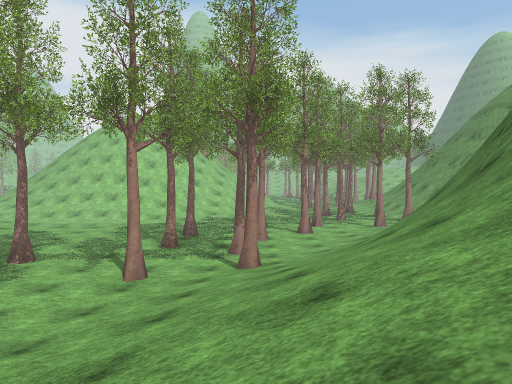
view 1 (above)

24 first-person views from a walk through a 3-D level made in the Unity game engine. The camera is 1.2 m above the floor, tilts 2° down and sees 70° across. The floor is counted in squares, 2 m on a side. Each view is taken from the middle of a square. On the plan, view 1 faces up. The plan holds only what a view shows up to about 10 squares ahead; the rest is blank. The place goes on beyond the plan. The player character is not drawn. Some surface patterns are stand-ins.

view 2
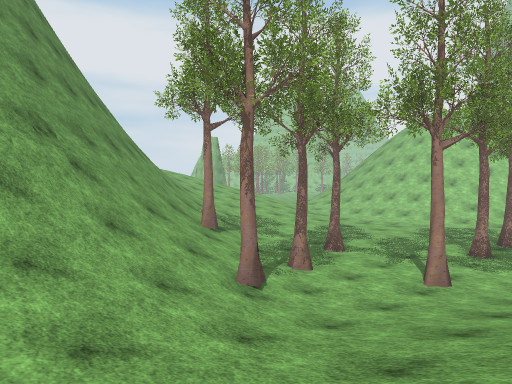

view 3
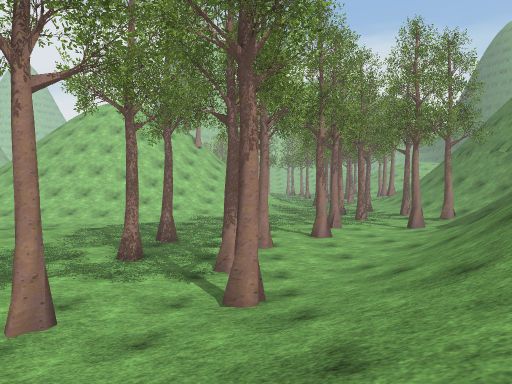

view 4
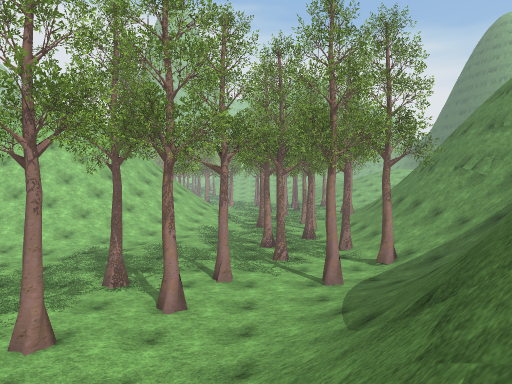

view 5
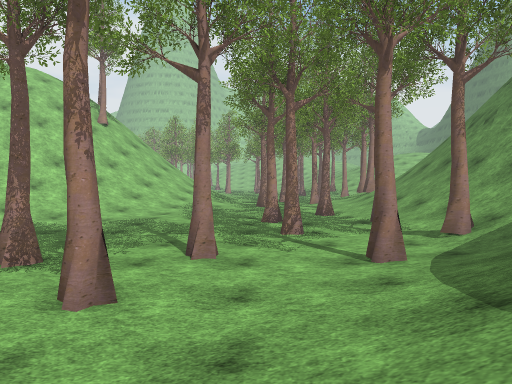

view 6
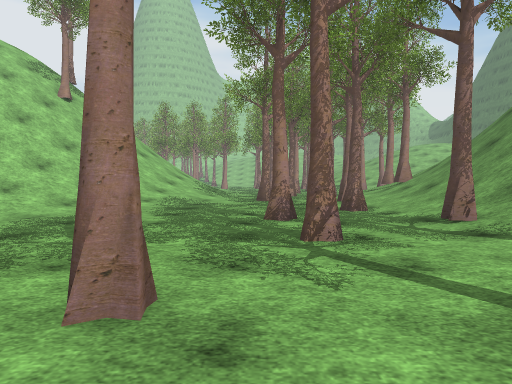

view 7
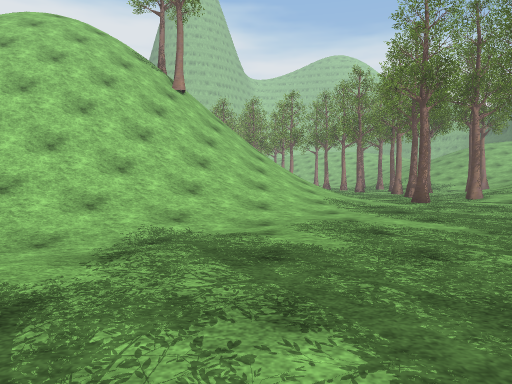

view 8
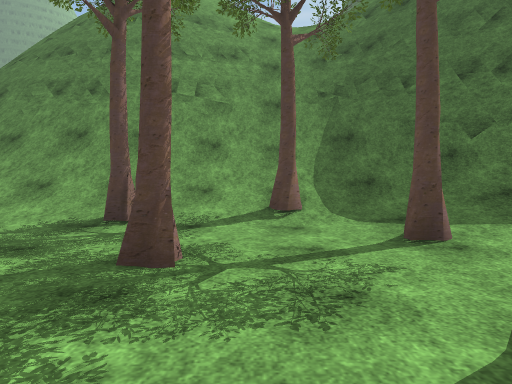

view 9
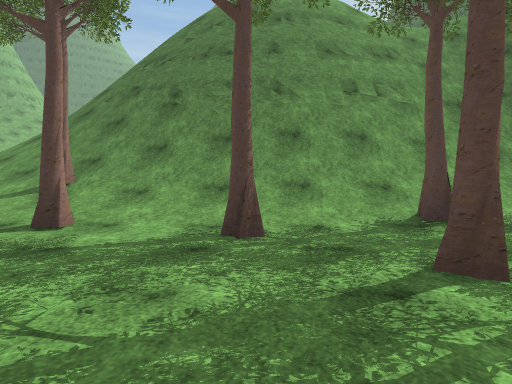

view 10
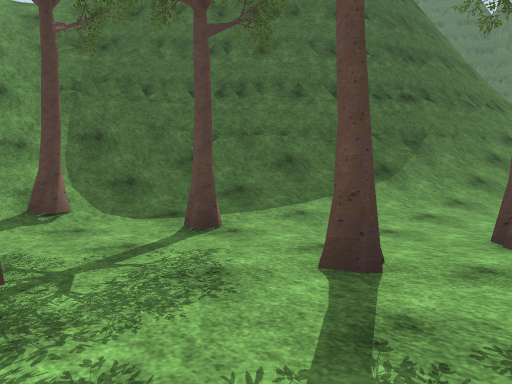

view 11
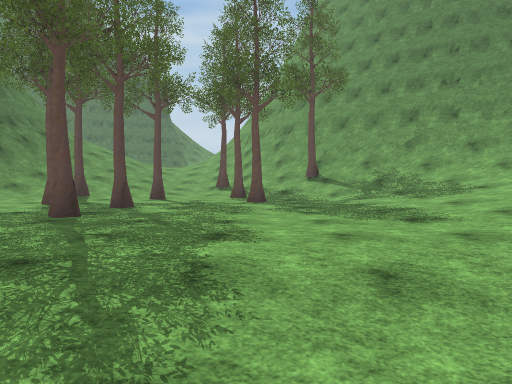

view 12
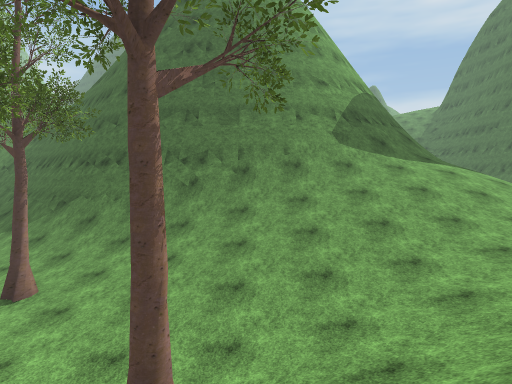

view 13
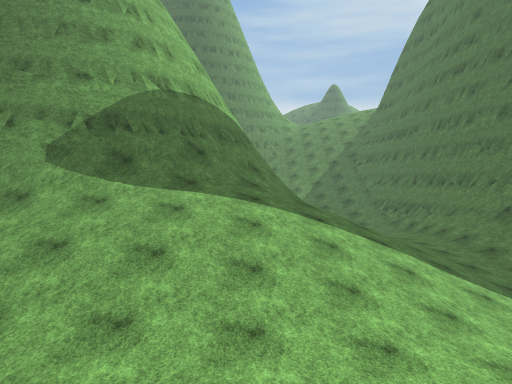

view 14
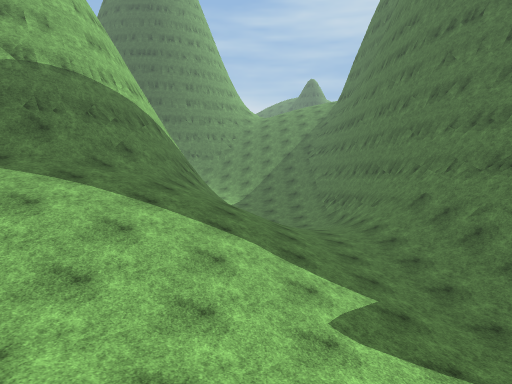

view 15
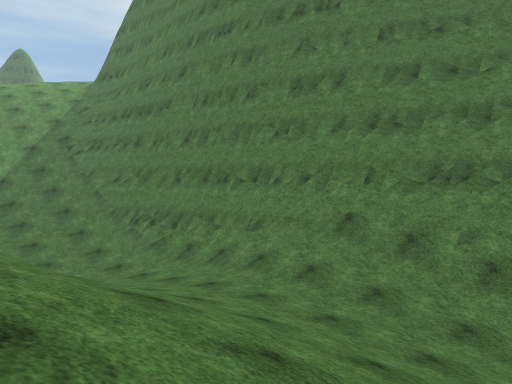

view 16
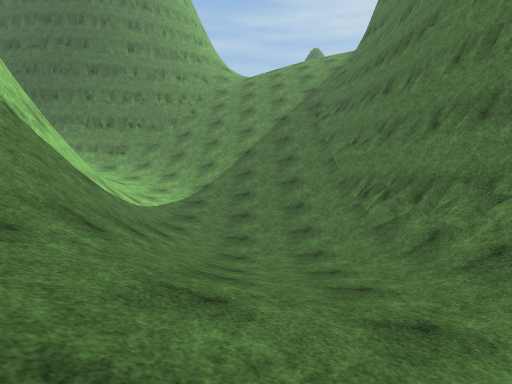

view 17
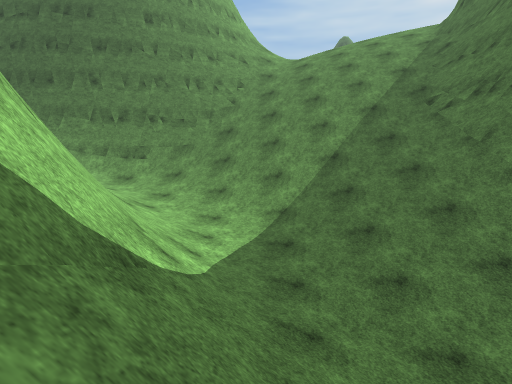

view 18
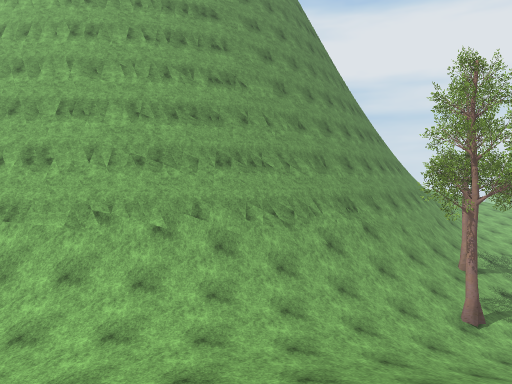

view 19
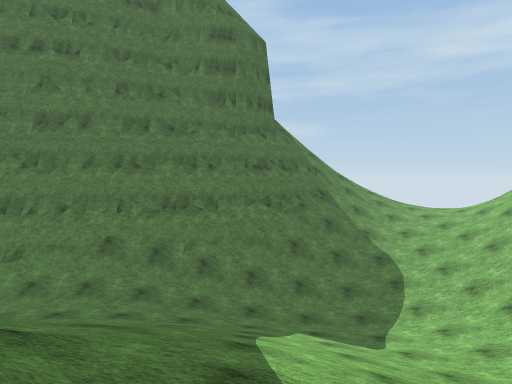

view 20
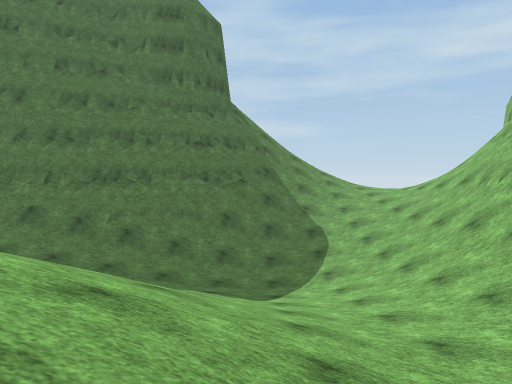

view 21
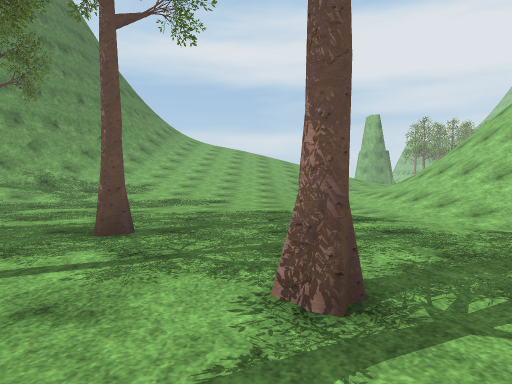

view 22
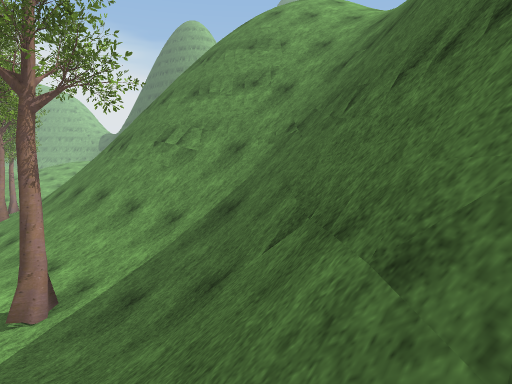

view 23
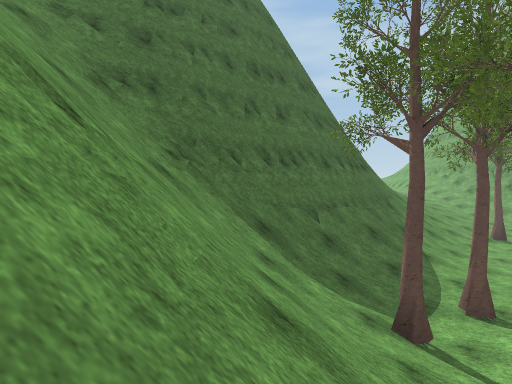

view 24
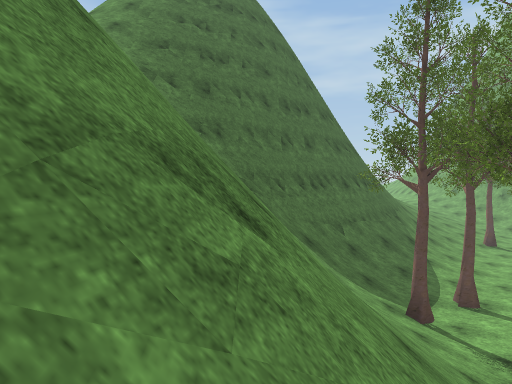

### Floor plan
Key: @ floor where view 1 was taken; # wall or solid block; . main floor; - floor 0.75 m lower than the main floor; : floor 1 m higher than the main floor; + floor 1.75 m higher than the main floor; * floor 2.5 m higher than the main floor; % floor 3.25 m higher than the main floor; / step, stairs or slope; = window, fence, low wall or low ledge; v drop or lower ground; T tree.
Columns run from 8 left of view 1 to 21 right of it. Each row starts with its distance up from view 1.
 23  /////////...T://///
 22  ////////:.T..:T///#
 21  ////////....T:///##
 20   //////......///##v
 19 ///////......T///##v
 18 //////.....T..///##v/
 17 ////..........T//##v//
 16 -----.......T.///=#v///
 15  --...........T////////
 14 ..........T...////////
 13 ........T....T///#=///
 12 ......#..#T.:///###v//
 11 :.....T.T...///###vv=/
 10 :.....T....///##  vv
  9 :.......T.///##  vv
  8 :..T......//##
  7 //......T///#
  6 ///T..T.////#
  5 /T//.../////#
  4 #///T.://///#
  3 ##////://///#  v
  2 ###///://///#  v
  1  ##=//+/////##
  0   ##///*@///=##
 -1    #///**/////##            //
 -2    #///**/////=##         /%//
 -3    ##//**//////##     ##///%//
 -4    ##//**////////  ####//**///
 -5     #=//**///////////////*////
 -6     ##///+////////////:://////
 -7       ///://////+/+::::///////
 -8       ///::///++++::::////////
 -9     #=///:::::++/////=#####=//
-10    ##/////////////###########=
-11    #//////////######        ##

Where each view was taken, in squares from view 1:
view 1: 0 up, 0 right, facing up
view 2: 0 up, 0 right, facing up-left
view 3: 3 up, 0 right, facing up
view 4: 6 up, 3 right, facing up
view 5: 9 up, 3 right, facing up
view 6: 12 up, 3 right, facing up
view 7: 13 up, 1 left, facing up
view 8: 15 up, 1 right, facing right
view 9: 19 up, 1 right, facing right
view 10: 16 up, 1 right, facing down-right
view 11: 17 up, 5 left, facing down
view 12: 3 up, 6 left, facing right
view 13: 3 down, 3 left, facing right
view 14: 6 down, 2 left, facing right
view 15: 4 down, 4 right, facing down-right
view 16: 7 down, 7 right, facing right
view 17: 5 down, 11 right, facing right
view 18: 1 down, 4 right, facing left
view 19: 1 down, 4 right, facing down
view 20: 1 down, 2 right, facing down
view 21: 13 up, 2 right, facing left
view 22: 10 up, 5 right, facing up-right
view 23: 19 up, 8 right, facing down
view 24: 21 up, 9 right, facing down
